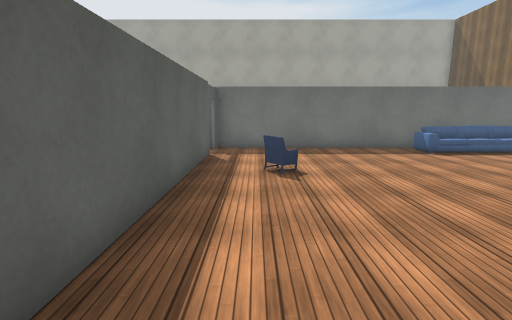
view 1 (above)

13 first-person views from a walk through a 3-D level made in the Unity game engine. The camera is 1.5 m above the floor, tilts 10° down and sees 85° across. The floor is counted in squares, 1 m on a side. Each view is taken from the middle of a square. On the plan, view 1 faces up. The plan holds only what a view shows up to about 14 squares ahead; the rest is blank. The place goes on beyond the plan. Some animated figures are not drawn. Surface patterns are stand-ins for the level's own textures.

view 2
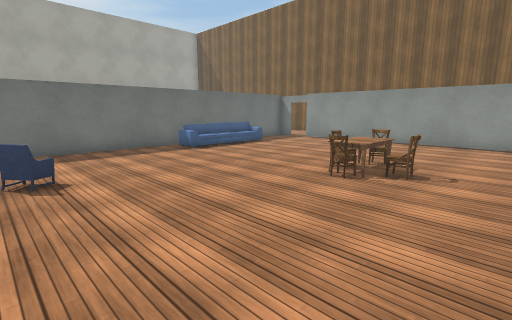

view 3
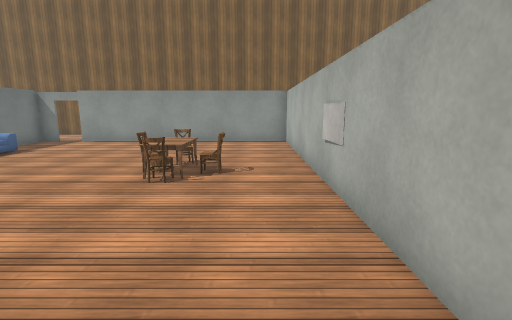

view 4
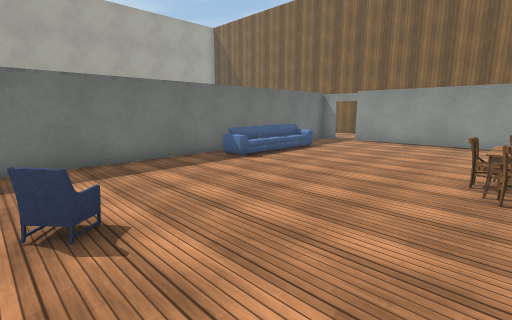

view 5
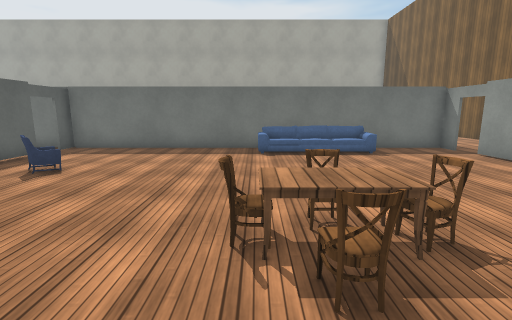

view 6
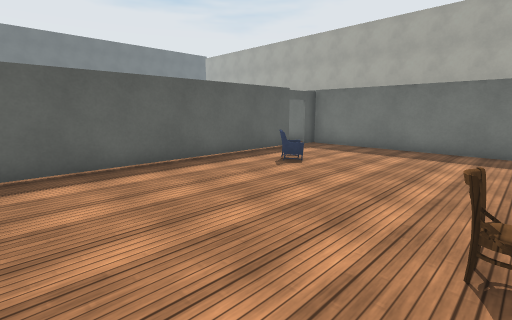

view 7
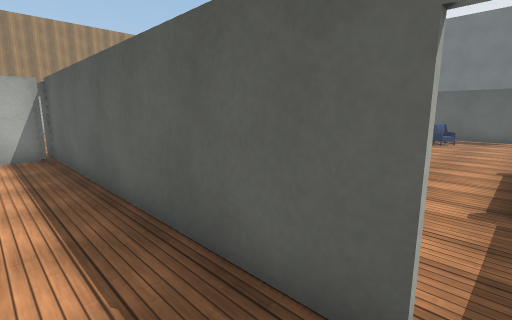

view 8
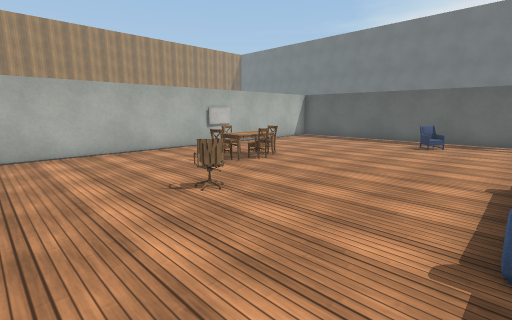

view 9
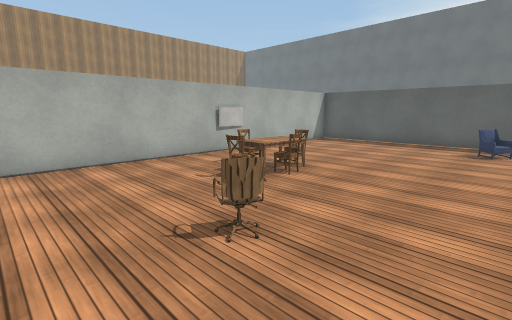

view 10
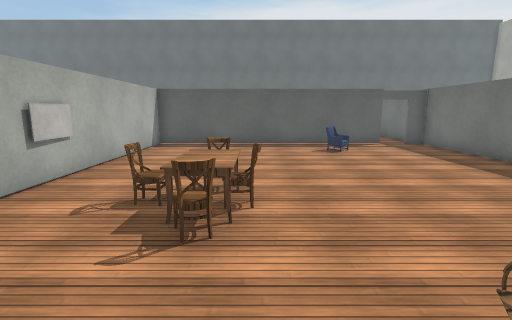

view 11
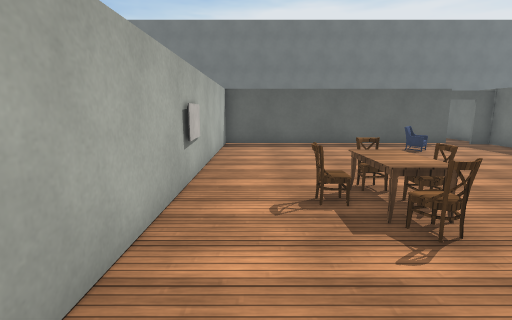

view 12
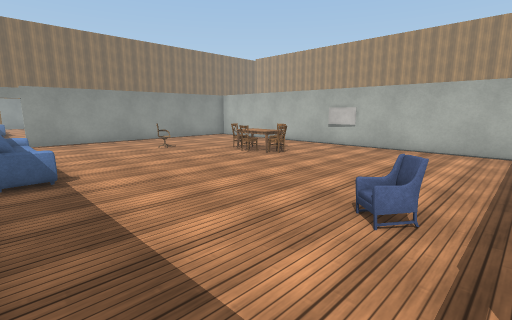

view 13
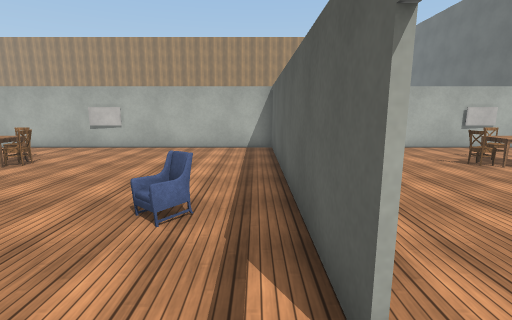

### Floor plan
Points are (right, up) in squares from view 1. A wall is a line through its corners. A room is listed if a view was taken in it or the views show most of it. See-through windows are left out.
Room 1 (views 1, 2, 3, 4, 5, 6, 7, 8)
walls: (1.4, -0.4) (13.6, -0.4) (13.6, 9.5); (-1.6, 9.8) (-1.6, -1.5); (-1.6, -0.4) (-0.4, -0.4); (13.6, 11.4) (-1.6, 11.4)
ways out: opening at (-2, 10) to room 2; opening at (14, 10)
objects: armchair (0, 7); TV (5, 0); chair (6, 3); sofa (6, 11); chair (7, 2); table (7, 3); chair (7, 4); chair (8, 3); sofa (10, 10) to (10, 11)
Room 2 (views 9, 10, 11, 12, 13)
walls: (-9.6, -0.4) (-2.4, -0.4); (-16.6, 9.8) (-16.6, -0.4) (-10.6, -0.4); (-1.7, 5.1) (-1.7, 9.6); (-16.6, 11.5) (-16.6, 10.8)
ways out: opening at (-2, 10) to room 1; opening at (-17, 10.5)
objects: armchair (-14, 7); chair (-10, 3); chair (-9, 2) to (-8, 2); table (-9, 3) to (-8, 4); chair (-8, 4); chair (-7, 3); chair (-5, 6); sofa (-5, 10) to (-5, 11)

Positions as (right, up) in squares from view 1, and headings:
1: (0, 0), facing up
2: (0, 0), facing up-right
3: (0, 1), facing right
4: (0, 3), facing up-right
5: (6, 0), facing up
6: (6, 0), facing up-left
7: (0, 10), facing down-left
8: (-2, 10), facing down-left
9: (-3, 8), facing down-left
10: (-4, 4), facing left
11: (-4, 1), facing left
12: (-16, 11), facing down-right
13: (-16, 11), facing down
